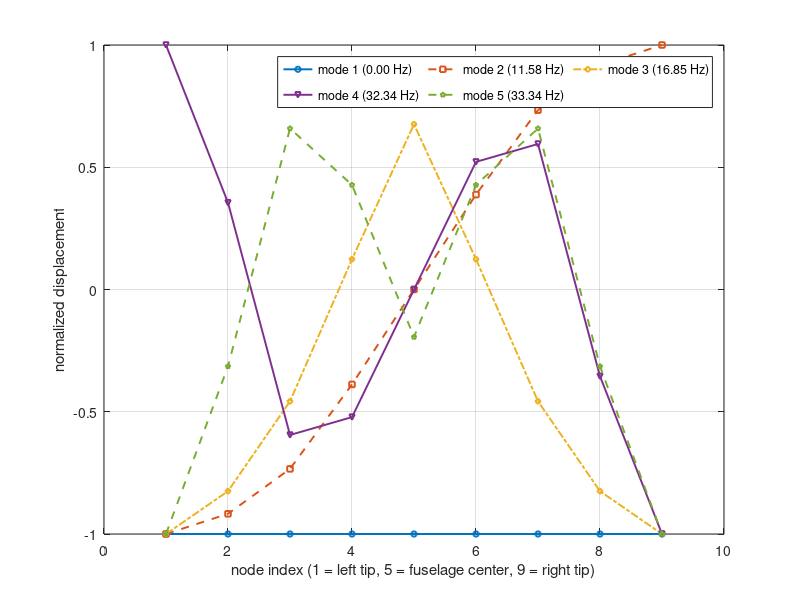

MATLAB code to generate this figure: (Note: this script raises an error after producing the figure.)
clear; close all; clc;


%% ---- Parameters (match Table X) ----
l  = 1.8;           % m
E  = 70e9;          % Pa
I  = 8.0e-5;        % m^4
k  = 3*E*I / l^3;   % elemental stiffness (pedagogical estimate)

% mass classes (kg)
m1 = 45;    % tip tank (left/right)
m2 = 60;    % intermediate wing
m3 = 120;   % engine / inner-wing
m4 = 420;   % fuselage center

% mass vector left-tip -> right-tip (9 DOF)
m_vec = [m1, m2, m3, m2, m4, m2, m3, m2, m1]';

%% ---- Build Mass matrix ----
n = length(m_vec);        % should be 9
M = diag(m_vec);          % diagonal mass matrix

%% ---- Build global stiffness matrix for 1D chain ----
K = zeros(n);
for i = 1:(n-1)
    K(i,i)     = K(i,i)     + k;
    K(i+1,i+1) = K(i+1,i+1) + k;
    K(i,i+1)   = K(i,i+1)   - k;
    K(i+1,i)   = K(i+1,i)   - k;
end

%% ---- Solve generalized eigenvalue problem ----
% K*Phi = Lambda*M*Phi
[Phi, Lambda] = eig(K, M);            % Phi columns are eigenvectors
lambda_vals   = diag(Lambda);

% Guard against small negative numerical values
lambda_vals(lambda_vals < 0 & lambda_vals > -1e-12) = 0;

% Sort eigenvalues (and eigenvectors) ascending
[lambda_sorted, idx] = sort(lambda_vals);
Phi_sorted = Phi(:, idx);

% Natural frequencies
omega = sqrt(lambda_sorted);          % rad/s
freq_hz = omega / (2*pi);             % Hz

fprintf('Natural frequencies (Hz):\n');
disp(freq_hz(:))

%% ---- Mass-normalize modes (Phi_nm' * M * Phi_nm = I) ----
Phi_nm = Phi_sorted;                  % copy
for i = 1:size(Phi_nm,2)
    modal_mass = Phi_nm(:,i)' * M * Phi_nm(:,i);   % scalar
    Phi_nm(:,i) = Phi_nm(:,i) / sqrt(modal_mass);
end
% Sanity check (should be identity)
% cond_check = norm(Phi_nm' * M * Phi_nm - eye(n)); disp(cond_check);

%% ---- Prepare mode shapes for plotting (normalize each to max abs = 1) ----
% We'll use the mass-normalized vectors for correctness, then scale for plotting
Phi_plot = Phi_nm;
for i = 1:size(Phi_plot,2)
    Phi_plot(:,i) = Phi_plot(:,i) / max(abs(Phi_plot(:,i)));
end

% Extract first 5 modes for plotting
phi1 = Phi_plot(:,1);
phi2 = Phi_plot(:,2);
phi3 = Phi_plot(:,3);
phi4 = Phi_plot(:,4);
phi5 = Phi_plot(:,5);
phi6 = Phi_plot(:,6);

nodes = 1:n;

%% ---- Plot all five mode shapes in a single figure (no loops) ----
fig = figure('Units','inches','Position',[1 1 6 2.5]);

plot(nodes, phi1, 'o-', 'LineWidth', 1.4, 'MarkerSize', 4); hold on
plot(nodes, phi2, 's--', 'LineWidth', 1.4, 'MarkerSize', 4)
plot(nodes, phi3, 'd-.', 'LineWidth', 1.4, 'MarkerSize', 4)
plot(nodes, phi4, 'v-', 'LineWidth', 1.4, 'MarkerSize', 4)
plot(nodes, phi5, 'p--', 'LineWidth', 1.4, 'MarkerSize', 4)

hold off

grid on
xlabel('node index (1 = left tip, 5 = fuselage center, 9 = right tip)')
ylabel('normalized displacement')

lgd = legend( ...
    sprintf('mode 1 (%.2f Hz)', freq_hz(1)), ...
    sprintf('mode 2 (%.2f Hz)', freq_hz(2)), ...
    sprintf('mode 3 (%.2f Hz)', freq_hz(3)), ...
    sprintf('mode 4 (%.2f Hz)', freq_hz(4)), ...
    sprintf('mode 5 (%.2f Hz)', freq_hz(5)), ...
    'NumColumns',3, ...
    'Orientation','horizontal');


% Shrink axes to make room at top
ax = gca;
ax.Units = 'normalized';
ax.Position = [0.10 0.18 0.85 0.62];   % [left bottom width height]

% Place legend above axes (inside figure)
lgd.Units = 'normalized';
lgd.Position = [0.15 0.82 0.70 0.12];  % centered at top

lgd.Box = 'on';

xlim([1 n])
ylim([-1.2 1.2])


%% ---- Save figure to PNG with exact size ----
% ensure printed size matches figure dimensions
set(gcf,'PaperUnits','inches','PaperPosition',[0 0 6 2.5])
print(gcf, 'N310GMU_mode_shapes', '-dpng', '-r300')